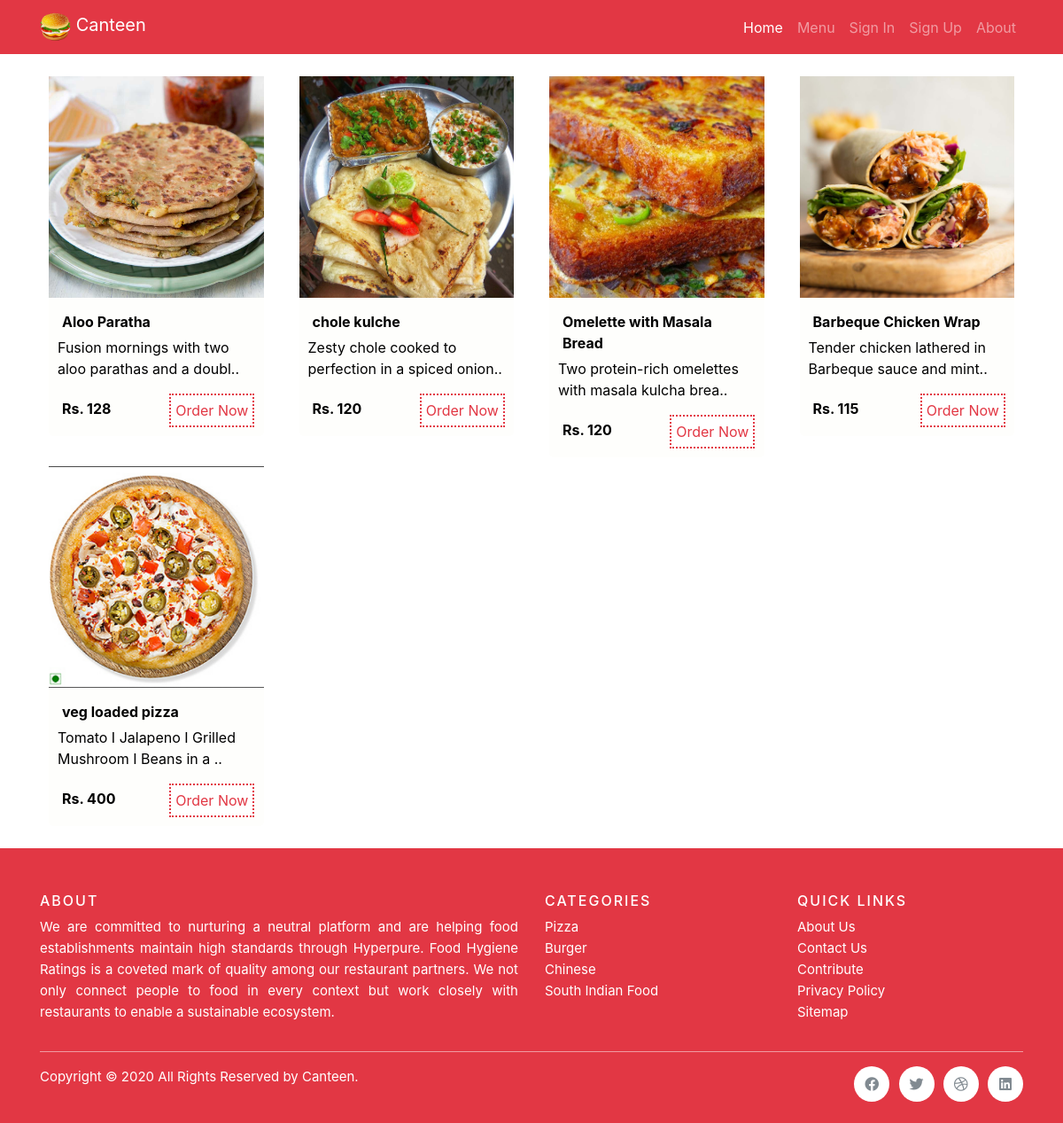
The page / on the database its author committed.
### tables this page shows
CREATE TABLE `menu` (
  `id` int(250) NOT NULL,
  `uid` varchar(250) NOT NULL,
  `iid` varchar(250) NOT NULL,
  `email` varchar(250) NOT NULL,
  `userImage` varchar(250) NOT NULL,
  `imagetitle` varchar(250) NOT NULL,
  `imagedescription` varchar(250) NOT NULL,
  `imageprice` varchar(250) NOT NULL,
  `updateDate` varchar(250) NOT NULL,
  `foodType` varchar(250) NOT NULL
);

### index.php (the view, shortened to what this page needs)
<?php
require("includes/database.php");
?>
<!DOCTYPE html>
<html lang="en">
<head>
    <link rel="stylesheet" href="css/basic.css" type="text/css" />
    <link rel="stylesheet" href="css/index.css" type="text/css" />
    <link rel="stylesheet" href="css/menu.css" type="text/css" />
    <link rel="stylesheet" href="CDN/css/bootstrap.css" type="text/css" />
    <link rel="stylesheet" type="text/css" href="https://cdnjs.cloudflare.com/ajax/libs/font-awesome/5.11.2/css/all.css">
</head>
<body>
    <nav class="navbar navbar-expand-lg navbar-dark static-top" style="background-color: #e23744">
    <div class="container">
      <a class="navbar-brand" href="http://localhost/Canteen/"><img src="images/siteImages/android-chrome-192x192.png" width="35" height="35" class="d-inline-block align-top" alt=""> Canteen</a>
      <div class="collapse navbar-collapse" id="navbarResponsive">
        <ul class="navbar-nav ml-auto">
          <li class="nav-item active">
            <a class="nav-link" href="http://localhost/Canteen/">Home
            </a>
          </li>
          <li class="nav-item">
            <a class="nav-link" href="menu.php">Menu</a>
          </li>
          <?php
          if(!isset($_SESSION['email'])) {
                echo "
            <li class='nav-item'><a class='nav-link' href='signin.php'>Sign In</a></li>
            <li class='nav-item'><a class='nav-link' href='signup.php'>Sign Up</a></li>";
            } else {
                echo "
            <li class='nav-item'><a class='nav-link' href='dashboard.php'>Dashboard</a></li>
            <li class='nav-item'><a class='nav-link' href='cart.php'><i class='fas fa-shopping-cart'></i></a></li>
            <li class='nav-item'><a class='nav-link' href='logout.php'>Sign Out</a></li>";
            }
            ?>
            <li class="nav-item">
            <a class="nav-link" href="about.php">About</a>
            </li>
        </ul>
      </div>
      </div>
    </nav>
    <div class='container' style='padding: 20px'>
        <div class='row'>
        <?php
          $selImage = "SELECT * FROM menu ORDER BY id";
          $queryImage = mysqli_query($conn, $selImage);
          if(mysqli_num_rows($queryImage) > 0) {
            while($retrieve = mysqli_fetch_assoc($queryImage)) {
                echo "
                <div class='col-md-3'>
                  <div class='thumbnail'>
                    <a href='menu.php?img=".$retrieve['iid']."&imgname=".$retrieve['imagetitle']."'>
                      <img src='".$retrieve['userImage']."' alt='Home Images' style='width:100%'>
                      <div class='caption' style='padding: 10px; color: #000'>
                        <p class='foodTitle' style='margin: 5px; font-weight: bold'>".$retrieve['imagetitle']."</p>
                        <p>".substr($retrieve['imagedescription'],0,50)."..</p>
                        <div class='row'>
                        <div class='col-md-6'>
                            <p style='margin: 5px; font-weight: bold'>Rs. ".$retrieve['imageprice']."</p>
                        </div>
                        <div class='col-md-6'>
                            <input type='button' value='Order Now' class='orderBtn' />
                        </div>
                        </div>
                      </div>
                    </a>
                  </div>
                </div>
                ";
            }
          } echo "</div></div>";
    ?>
    <?php require("includes/footer.php");?>

### includes/footer.php (shortened to what this page needs)
    <footer class="site-footer">
    <div class="container">
    <div class="row">
        <div class="col-sm-12 col-md-6">
        <h6>About</h6>
        <p class="text-justify">We are committed to nurturing a neutral platform and are helping food establishments maintain high standards through Hyperpure. Food Hygiene Ratings is a coveted mark of quality among our restaurant partners. We not only connect people to food in every context but work closely with restaurants to enable a sustainable ecosystem.</p>
        </div>
        <div class="col-xs-6 col-md-3">
        <h6>Categories</h6>
        <ul class="footer-links">
            <li><a href="#">Pizza</a></li>
            <li><a href="#">Burger</a></li>
            <li><a href="#">Chinese</a></li>
            <li><a href="#">South Indian Food</a></li>
        </ul>
        </div>
        <div class="col-xs-6 col-md-3">
        <h6>Quick Links</h6>
        <ul class="footer-links">
            <li><a href="about.php">About Us</a></li>
            <li><a href="#">Contact Us</a></li>
            <li><a href="#">Contribute</a></li>
            <li><a href="#">Privacy Policy</a></li>
            <li><a href="#">Sitemap</a></li>
        </ul>
        </div>
    </div>
    <hr>
    </div>
    <div class="container">
    <div class="row">
        <div class="col-md-8 col-sm-6 col-xs-12">
        <p class="copyright-text">Copyright &copy; <script>document.write(new Date().getFullYear())</script> All Rights Reserved by
        <a href="http://localhost/Canteen/">Canteen</a>.
        </p>
        </div>
        <div class="col-md-4 col-sm-6 col-xs-12">
        <ul class="social-icons">
            <li><a class="facebook" href="#"><i class="fab fa-facebook"></i></a></li>
            <li><a class="twitter" href="#"><i class="fab fa-twitter"></i></a></li>
            <li><a class="dribbble" href="#"><i class="fab fa-dribbble"></i></a></li>
            <li><a class="linkedin" href="#"><i class="fab fa-linkedin"></i></a></li>
        </ul>
        </div>
    </div>
    </div>
    </footer>
</body>
</html>

### css/basic.css (style rules this page uses)
.site-footer { background-color:#e23744; padding:45px 0 20px; font-size:15px; line-height:24px; color:#FFF; }
.site-footer hr { border-top-color:#FFF; opacity:0.5 }
.site-footer h6 { color:#fff; font-size:16px; text-transform:uppercase; margin-top:5px; letter-spacing:2px }
.site-footer a { color:#FFF; }
.footer-links { padding-left:0; list-style:none }
.footer-links li { display:block }
.footer-links a { color:#FFF }
.site-footer .social-icons { text-align:right }
.site-footer .social-icons a { width:40px; height:40px; line-height:40px; margin-left:6px; margin-right:0; border-radius:100%; background-color:#FFF }
.copyright-text { margin:0 }
.social-icons { padding-left:0; margin-bottom:0; list-style:none }
.social-icons li { display:inline-block; margin-bottom:4px }
.social-icons a { background-color:#eceeef; color:#818a91; font-size:16px; display:inline-block; line-height:44px; width:44px; height:44px; text-align:center; margin-right:8px; border-radius:100%; -webkit-transition:all .2s linear; -o-transition:all .2s linear; transition:all .2s linear }

### css/index.css (style rules this page uses)
body { overflow-x: hidden; }

### css/menu.css (style rules this page uses)
body { overflow-x: hidden; }
.thumbnail { margin: 5px; border-radius: 5px; background-color: #fefefc; }
.thumbnail a img { height: 250px; object-fit: cover; }
.orderBtn { padding: 5px; color: #e23744; background-color: #FFF; border:2px dotted #e23744; transition: 0.4s background-color; }

### rows shown on the page
menu: userImage (picture), imagetitle "Aloo Paratha", imagedescription "Fusion mornings with two aloo parathas and a doubl", imageprice "128"
menu: userImage (picture), imagetitle "chole kulche", imagedescription "Zesty chole cooked to perfection in a spiced onion", imageprice "120"
menu: userImage (placeholder picture), imagetitle "Omelette with Masala Bread", imagedescription "Two protein-rich omelettes with masala kulcha brea", imageprice "120"
menu: userImage (picture), imagetitle "Barbeque Chicken Wrap", imagedescription "Tender chicken lathered in Barbeque sauce and mint", imageprice "115"
menu: userImage (picture), imagetitle "veg loaded pizza", imagedescription "Tomato I Jalapeno I Grilled Mushroom I Beans in a", imageprice "400"
